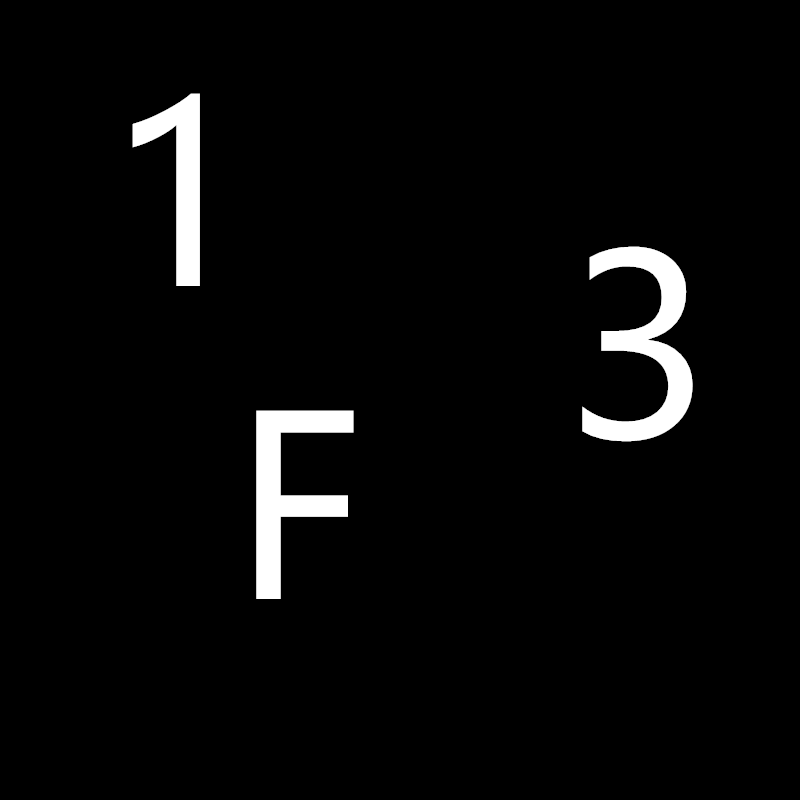
#> input picture 4.png, 800 x 800 px
$ python ch12.py
#> lines starting #> are read from the running program, lines starting #| are printed output that depends on the picture; after the words box and inside, x2 and y2 are one past the last pixel; in counts of white or black regions, pixels touching at a corner belong together
# -*- coding: utf-8 -*-

import cv2
import numpy as np

num1=cv2.imread('4.png')
#> num1 is the input picture: shape (800, 800, 3); min 0, max 255, mean 8.6
cv2.imshow('origin',num1)
num1=cv2.cvtColor(num1,cv2.COLOR_RGB2GRAY)
#> num1: shape (800, 800)
a,b=cv2.threshold(num1,127,255,cv2.THRESH_BINARY)
#> b: shape (800, 800); 3.4% white; 3 white regions
contou,hier=cv2.findContours(b,cv2.RETR_EXTERNAL,cv2.CHAIN_APPROX_SIMPLE)
#> contou = 3 contours; box (x1, y1, x2, y2) and area: (582, 246, 693, 442) 8013, (256, 410, 354, 599) 7525, (132, 93, 200, 286) 5324
ss=np.zeros_like(num1)
o=cv2.drawContours(ss,contou,-1,(255,25521,255),5)
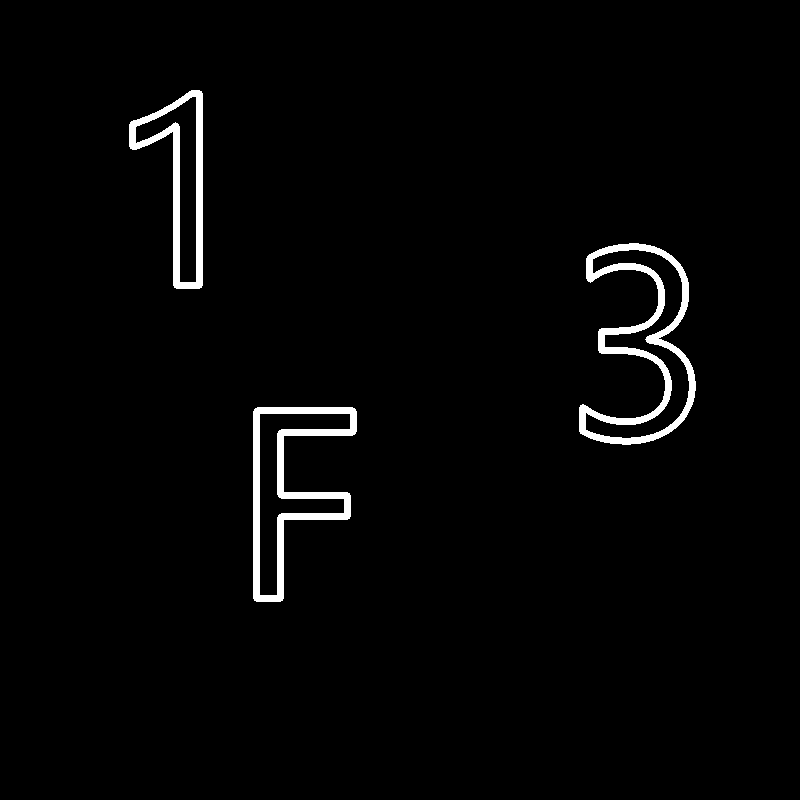
#> o: shape (800, 800); 2.2% white; 3 white regions, box (x1, y1, x2, y2) and area: (579, 243, 696, 445) 5524, (253, 407, 357, 602) 4860, (129, 90, 203, 289) 3548
cv2.imshow('result',ss)
cv2.waitKey()
cv2.destroyAllWindows()

n=len(contou)
#> n = 3
cont=[]
for i in range(n):
    temp=np.zeros(num1.shape,np.uint8)
    cont.append(temp)
    cont[i]=cv2.drawContours(cont[i],contou,i,(255,255,255),5)
    cv2.imshow(str(i),cont[i])
#> this loop made 3 passes
#> pass 1, `cv2.imshow(str(i),cont[i])`:
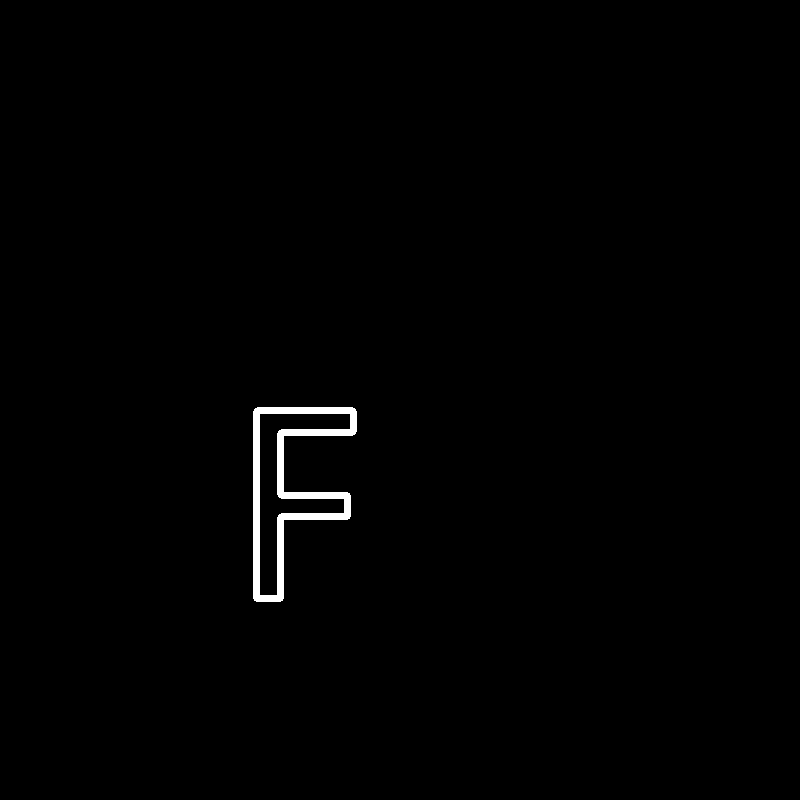
#> window '0': shape (800, 800); 0.76% white; 1 white region, box (x1, y1, x2, y2) and area: (253, 407, 357, 602) 4860
#> pass 2, `cv2.imshow(str(i),cont[i])`:
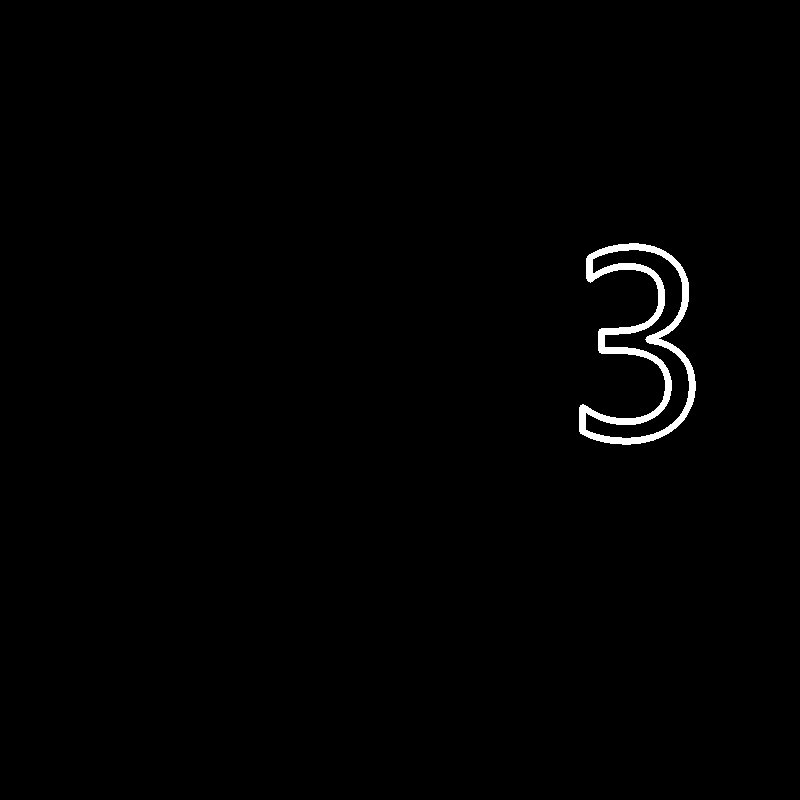
#> window '1': shape (800, 800); 0.86% white; 1 white region, box (x1, y1, x2, y2) and area: (579, 243, 696, 445) 5524
#> after the loop, cont = 3 items

cv2.waitKey()
cv2.destroyAllWindows()


num1=cv2.imread('4.png')
#cv2.imshow('origin',num1)
num1=cv2.cvtColor(num1,cv2.COLOR_RGB2GRAY)
a,b=cv2.threshold(num1,127,255,cv2.THRESH_BINARY)
contou,hier=cv2.findContours(b,cv2.RETR_LIST,cv2.CHAIN_APPROX_SIMPLE)
(x,y),r=cv2.minEnclosingCircle(contou[0])
#> x = 304; y = 504; r = 105.5
center=(int(x),int(y))
#> center = (304, 504)
r=int(r)
#> r = 105
b=cv2.cvtColor(num1,cv2.COLOR_BAYER_GR2RGB)
#> b: shape (800, 800, 3)
cv2.circle(b,center,r,(0,255,255),2)
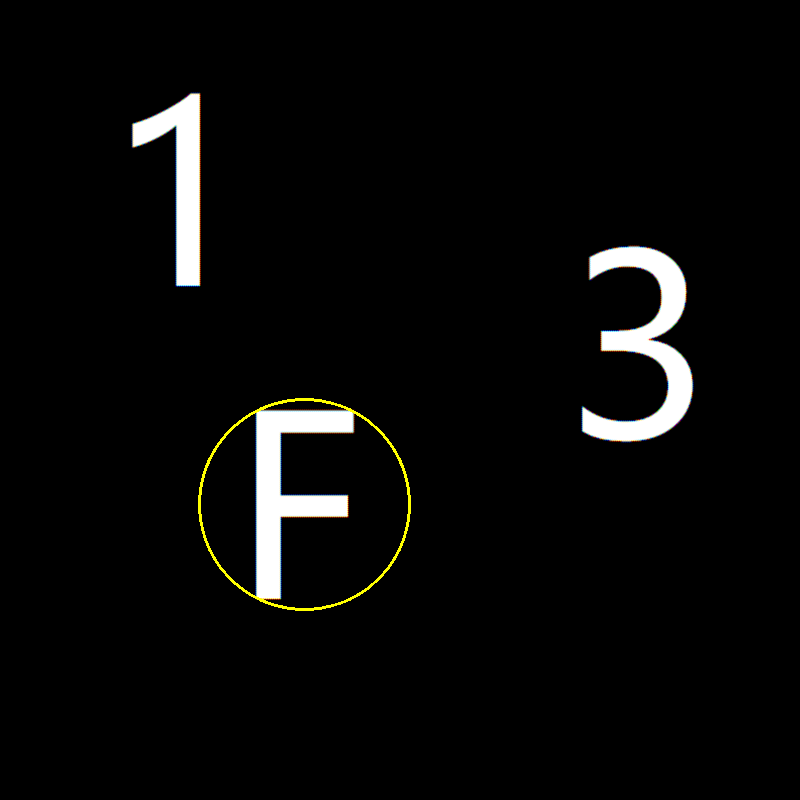
#> b: shape (800, 800, 3); mean B, G, R 8.6, 9.3, 9.3
cv2.imshow('re',b)
cv2.waitKey()
cv2.destroyAllWindows()

$ run again, with 1.png copied over 4.png
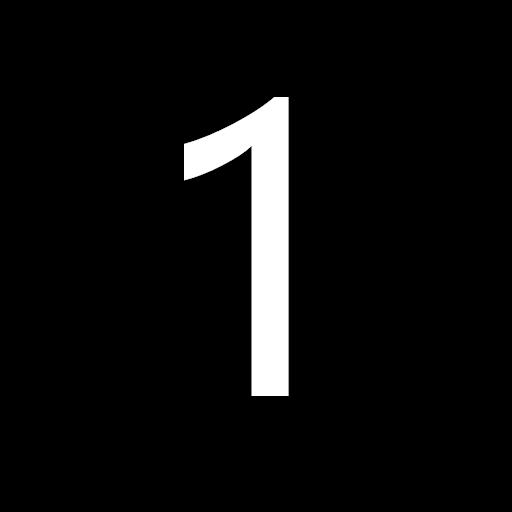
#> input picture 1.png, 512 x 512 px
#> num1 is the input picture: shape (512, 512, 3); min 0, max 255, mean 13
#> num1: shape (512, 512)
#> `a,b=cv2.threshold(num1,127,255,cv2.THRESH_BINARY)`:
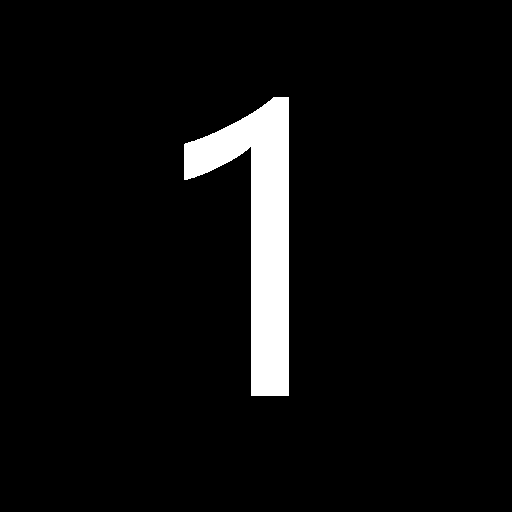
#> b: shape (512, 512); 5.2% white; 1 white region
#> contou = 1 contour; box (x1, y1, x2, y2) and area: (184, 97, 289, 396) 13200
#> o: shape (512, 512); 2.1% white; 1 white region, box (x1, y1, x2, y2) and area: (181, 94, 292, 399) 5535
#> n = 1
#> after the loop `for i in range(n):`: cont = 1 item
#> `(x,y),r=cv2.minEnclosingCircle(contou[0])`: x = 269.5; y = 246; r = 150.1
#> center = (269, 246)
#> `r=int(r)`: r = 150
#> `cv2.circle(b,center,r,(0,255,255),2)`:
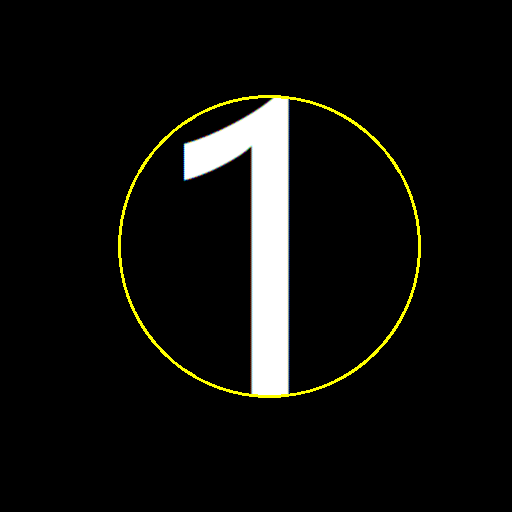
#> b: shape (512, 512, 3); mean B, G, R 13, 15.7, 15.6

$ run again, with 2.png copied over 4.png
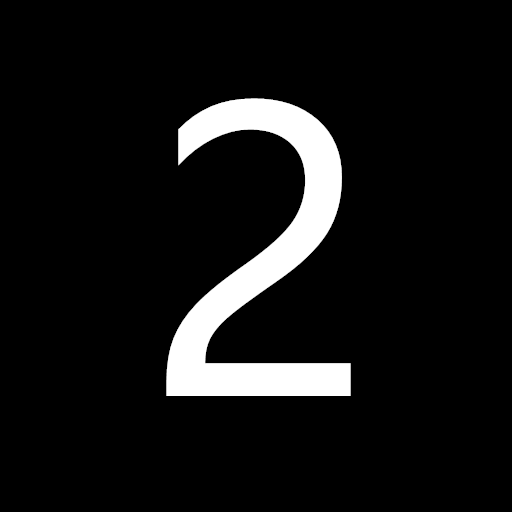
#> input picture 2.png, 512 x 512 px
#> num1 is the input picture: shape (512, 512, 3); min 0, max 255, mean 20
#> num1: shape (512, 512)
#> contou = 1 contour; box (x1, y1, x2, y2) and area: (166, 98, 351, 396) 20062
#> `o=cv2.drawContours(ss,contou,-1,(255,25521,255),5)`:
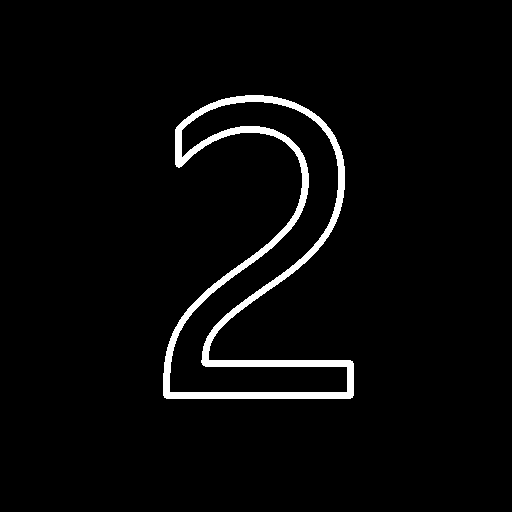
#> o: shape (512, 512); 3.3% white; 1 white region, box (x1, y1, x2, y2) and area: (163, 95, 354, 399) 8634
#> n = 1
#> after the loop `for i in range(n):`: cont = 1 item
#> `(x,y),r=cv2.minEnclosingCircle(contou[0])`: x = 258; y = 260.5; r = 163
#> center = (258, 260)
#> `r=int(r)`: r = 162
#> `cv2.circle(b,center,r,(0,255,255),2)`:
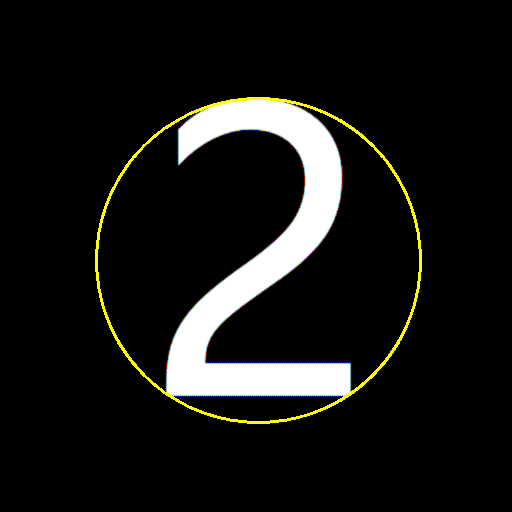
#> b: shape (512, 512, 3); mean B, G, R 20, 22.8, 22.7
